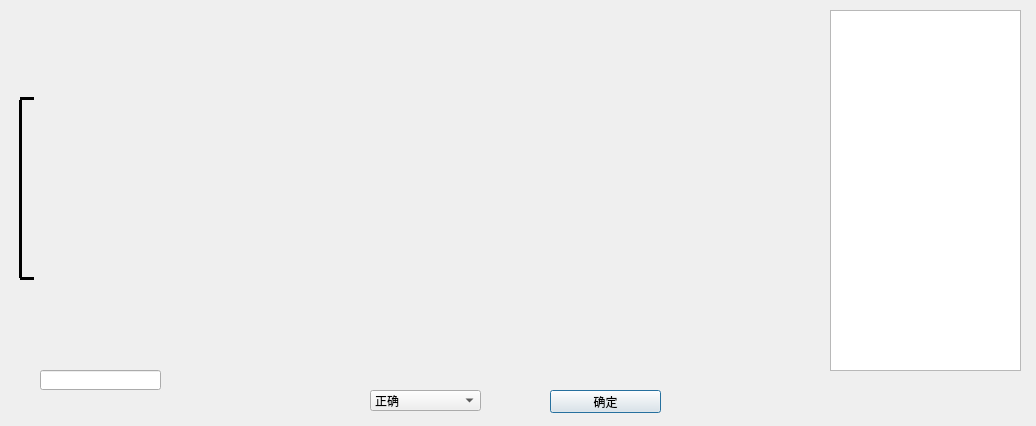
<?xml version="1.0" encoding="UTF-8"?>
<ui version="4.0">
 <class>PeoShow</class>
 <widget class="QDialog" name="PeoShow">
  <property name="geometry">
   <rect>
    <x>0</x>
    <y>0</y>
    <width>1036</width>
    <height>426</height>
   </rect>
  </property>
  <property name="windowTitle">
   <string>警报</string>
  </property>
  <widget class="QPushButton" name="pushButton">
   <property name="geometry">
    <rect>
     <x>550</x>
     <y>390</y>
     <width>111</width>
     <height>23</height>
    </rect>
   </property>
   <property name="text">
    <string>确定</string>
   </property>
  </widget>
  <widget class="QLabel" name="label">
   <property name="geometry">
    <rect>
     <x>180</x>
     <y>10</y>
     <width>640</width>
     <height>360</height>
    </rect>
   </property>
   <property name="text">
    <string/>
   </property>
  </widget>
  <widget class="QComboBox" name="comboBox">
   <property name="geometry">
    <rect>
     <x>370</x>
     <y>390</y>
     <width>111</width>
     <height>21</height>
    </rect>
   </property>
   <item>
    <property name="text">
     <string>正确</string>
    </property>
   </item>
   <item>
    <property name="text">
     <string>错误</string>
    </property>
   </item>
  </widget>
  <widget class="QListWidget" name="listWidget">
   <property name="geometry">
    <rect>
     <x>830</x>
     <y>10</y>
     <width>191</width>
     <height>361</height>
    </rect>
   </property>
  </widget>
  <widget class="QPushButton" name="pushButton_2">
   <property name="geometry">
    <rect>
     <x>1240</x>
     <y>0</y>
     <width>31</width>
     <height>31</height>
    </rect>
   </property>
   <property name="styleSheet">
    <string notr="true">background-color: rgba(103, 103, 154, 100);</string>
   </property>
   <property name="text">
    <string/>
   </property>
   <property name="icon">
    <iconset resource="re.qrc">
     <normaloff>:/images/close-circle.png</normaloff>:/images/close-circle.png</iconset>
   </property>
  </widget>
  <widget class="QLabel" name="label_2">
   <property name="geometry">
    <rect>
     <x>40</x>
     <y>10</y>
     <width>121</width>
     <height>171</height>
    </rect>
   </property>
   <property name="text">
    <string/>
   </property>
  </widget>
  <widget class="QLabel" name="label_3">
   <property name="geometry">
    <rect>
     <x>40</x>
     <y>190</y>
     <width>121</width>
     <height>171</height>
    </rect>
   </property>
   <property name="text">
    <string/>
   </property>
  </widget>
  <widget class="Line" name="line_2">
   <property name="geometry">
    <rect>
     <x>10</x>
     <y>100</y>
     <width>20</width>
     <height>178</height>
    </rect>
   </property>
   <property name="frameShadow">
    <enum>QFrame::Plain</enum>
   </property>
   <property name="lineWidth">
    <number>3</number>
   </property>
   <property name="orientation">
    <enum>Qt::Vertical</enum>
   </property>
  </widget>
  <widget class="Line" name="line_1">
   <property name="geometry">
    <rect>
     <x>20</x>
     <y>270</y>
     <width>14</width>
     <height>16</height>
    </rect>
   </property>
   <property name="frameShadow">
    <enum>QFrame::Plain</enum>
   </property>
   <property name="lineWidth">
    <number>3</number>
   </property>
   <property name="orientation">
    <enum>Qt::Horizontal</enum>
   </property>
  </widget>
  <widget class="Line" name="line_3">
   <property name="geometry">
    <rect>
     <x>20</x>
     <y>90</y>
     <width>14</width>
     <height>16</height>
    </rect>
   </property>
   <property name="frameShadow">
    <enum>QFrame::Plain</enum>
   </property>
   <property name="lineWidth">
    <number>3</number>
   </property>
   <property name="orientation">
    <enum>Qt::Horizontal</enum>
   </property>
  </widget>
  <widget class="QLineEdit" name="lineEdit">
   <property name="geometry">
    <rect>
     <x>40</x>
     <y>370</y>
     <width>121</width>
     <height>20</height>
    </rect>
   </property>
   <property name="alignment">
    <set>Qt::AlignCenter</set>
   </property>
  </widget>
 </widget>
 <resources>
  <include location="re.qrc"/>
 </resources>
 <connections/>
</ui>
